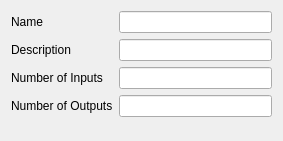
<?xml version="1.0" encoding="UTF-8"?>
<ui version="4.0">
 <class>MatlabTempalteWizardPage</class>
 <widget class="QWizardPage" name="MatlabTempalteWizardPage">
  <property name="geometry">
   <rect>
    <x>0</x>
    <y>0</y>
    <width>283</width>
    <height>141</height>
   </rect>
  </property>
  <property name="windowTitle">
   <string>WizardPage</string>
  </property>
  <layout class="QFormLayout" name="formLayout">
   <item row="0" column="0">
    <widget class="QLabel" name="label_3">
     <property name="text">
      <string>Name</string>
     </property>
    </widget>
   </item>
   <item row="0" column="1">
    <widget class="QLineEdit" name="m_funcNameLlineEdit"/>
   </item>
   <item row="1" column="0">
    <widget class="QLabel" name="label_4">
     <property name="text">
      <string>Description</string>
     </property>
    </widget>
   </item>
   <item row="1" column="1">
    <widget class="QLineEdit" name="m_descriptionLineEdit"/>
   </item>
   <item row="2" column="0">
    <widget class="QLabel" name="label">
     <property name="text">
      <string>Number of Inputs</string>
     </property>
    </widget>
   </item>
   <item row="2" column="1">
    <widget class="QLineEdit" name="m_nInputsLlineEdit"/>
   </item>
   <item row="3" column="0">
    <widget class="QLabel" name="label_2">
     <property name="text">
      <string>Number of Outputs</string>
     </property>
    </widget>
   </item>
   <item row="3" column="1">
    <widget class="QLineEdit" name="m_nOutputsLineEdit"/>
   </item>
  </layout>
  <zorder>label</zorder>
  <zorder>label_2</zorder>
  <zorder>m_nOutputsLineEdit</zorder>
  <zorder>m_nInputsLlineEdit</zorder>
  <zorder>m_funcNameLlineEdit</zorder>
  <zorder>label_3</zorder>
  <zorder>label_4</zorder>
  <zorder>m_descriptionLineEdit</zorder>
 </widget>
 <resources/>
 <connections/>
</ui>
